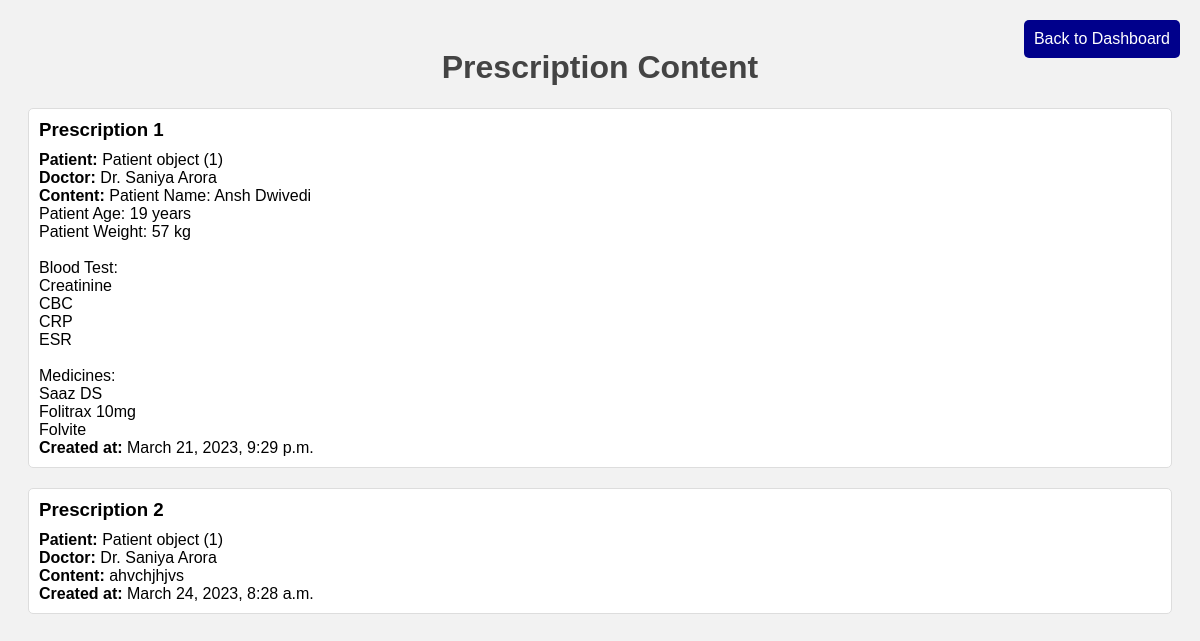
Page /hospital/view-prescriptions/ (signed in) on the committed database.
### shared_models/models.py (models this page shows)
class Prescriptions(models.Model):
    patient = models.ForeignKey('Patient', on_delete=models.CASCADE)
    doctor = models.ForeignKey('Doctor', on_delete=models.CASCADE)
    content = models.TextField()
    created_at = models.DateTimeField(auto_now_add=True)

class Patient(models.Model):
    name = models.CharField(max_length=100)
    email = models.EmailField(unique=True)
    password = models.CharField(max_length=100)
    contact_number = models.CharField(max_length=20)
    gender = models.CharField(max_length=10)
    age = models.IntegerField()

class Doctor(models.Model):
    name = models.CharField(max_length=255)
    email = models.EmailField(unique=True)
    phone = models.CharField(max_length=20)
    specialization = models.CharField(max_length=255)
    gender = models.CharField(max_length=10, choices=[('male', 'Male'), ('female', 'Female'), ('other', 'Other')])
    date_of_birth = models.DateField()
    password = models.CharField(max_length=255)
    def __str__(self):
        return self.name

### hospital/views.py (the view)
# urls.py: path('view-prescriptions/', views.view_prescription, name='view_prescription'),
def view_prescription(request):
    patient_email = request.session.get('patient')
    if patient_email is None:
        return redirect('patient_login')
    patient = Patient.objects.get(email=patient_email)
    patient_prescriptions = Prescriptions.objects.filter(patient_id=patient.id)
    context = {'prescriptions': patient_prescriptions}
    return render(request, 'view_prescription.html', context)

### hospital/templates/view_prescription.html (shortened to what this page needs)
<!DOCTYPE html>
<html>
  <head>
  </head>
  <body>
    <form method="GET" action="{% url 'patient_dashboard' %}">
      <button type="submit" class="back-btn">Back to Dashboard</button>
    </form>
    <h1>Prescription Content</h1>
    {% for prescription in prescriptions %}
      <div class="prescription">
        <h3>Prescription {{ forloop.counter }}</h3>
        <p><span>Patient:</span> {{ prescription.patient }}</p>
        <p><span>Doctor:</span> {{ prescription.doctor }}</p>
        <p><span>Content:</span> {{ prescription.content|linebreaksbr }}</p>
        <p><span>Created at:</span> {{ prescription.created_at }}</p>
      </div>
    {% empty %}
      <p>No prescriptions found.</p>
    {% endfor %}
  </body>
</html>

### hospital/templates/view_prescription.html (style rules this page uses)
body { font-family: Arial, sans-serif; background-color: #f2f2f2; padding: 20px; }
h1 { color: #444444; text-align: center; }
.prescription { margin-bottom: 20px; padding: 10px; border: 1px solid #dddddd; border-radius: 5px; background-color: #ffffff; }
.prescription p { margin: 0; }
.prescription h3 { margin-top: 0; margin-bottom: 10px; }
.prescription span { font-weight: bold; }
.back-btn { position: absolute; top: 20px; right: 20px; background-color: darkblue; color: white; border: none; padding: 10px; font-size: 16px; cursor: pointer; border-radius: 5px; }

### rows in the picture
Prescriptions: patient "Patient object (1)", doctor "Dr. Saniya Arora", content "Patient Name: Ansh Dwivedi Patient Age: 19 years Patient Weight: 57 kg Blood Test: Creatinine CBC CRP ESR Medicines: Saaz DS Folitrax 10mg Folvite", created_at "March 21, 2023, 9:29 p.m."
Prescriptions: patient "Patient object (1)", doctor "Dr. Saniya Arora", content "ahvchjhjvs", created_at "March 24, 2023, 8:28 a.m."
